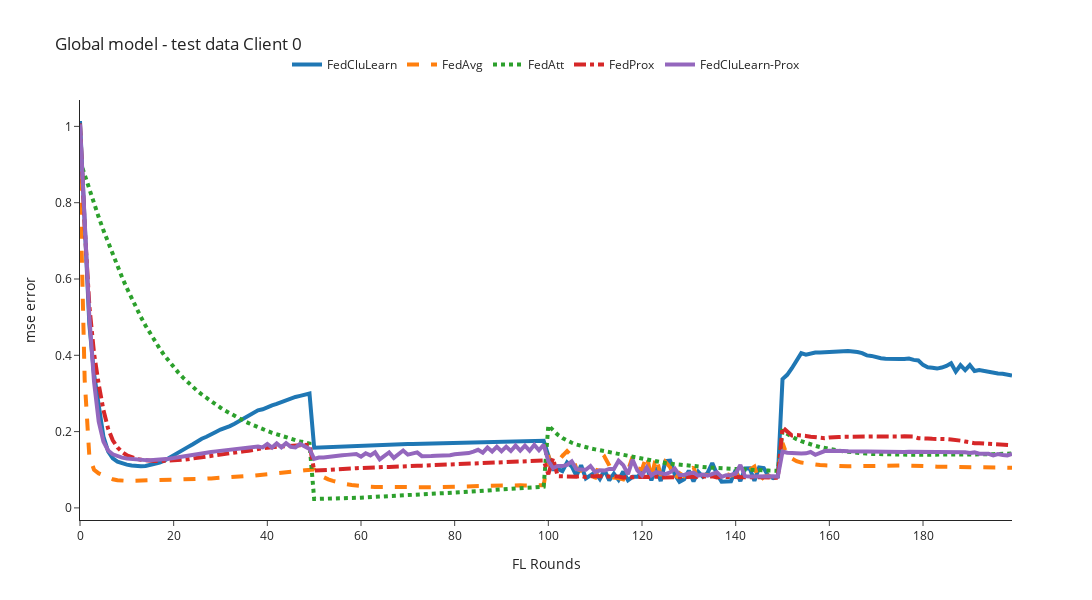
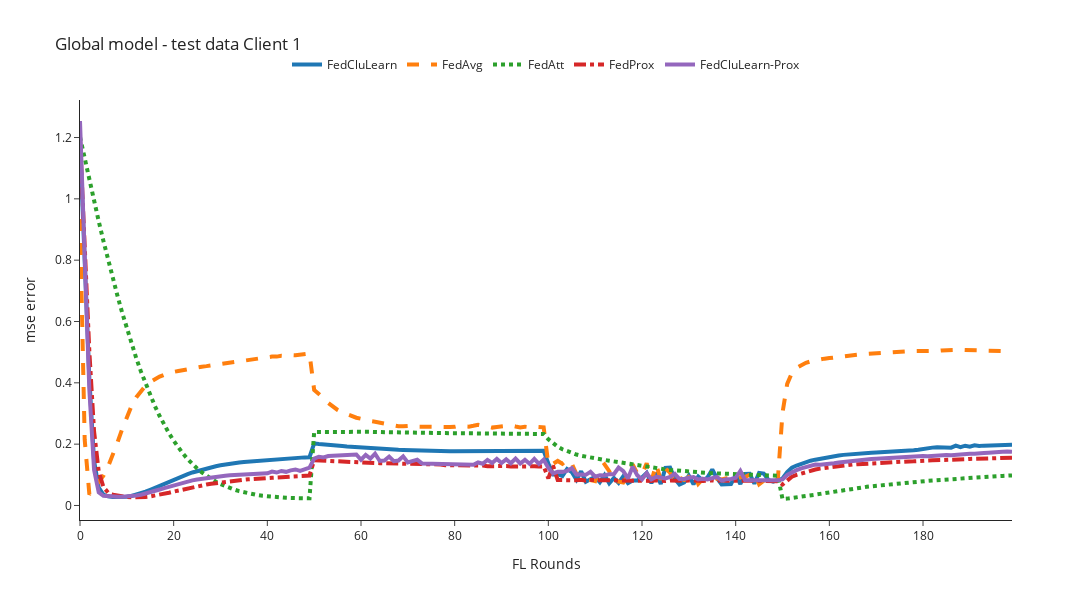

Here is the notebook cell these charts were saved with, in order:
### Code cell
mse_column='mse'
for client_id in [0,1,2]:
    n_rounds, y = preprocessing_results(filenames=global_filenames, client_id=client_id,mse_column=mse_column)
    plot_plotly(n_rounds, y, title=f'Global model - test data Client {client_id}', y_axis_title=f'{mse_column} error')

### Figure 1 — Plotly figure (JSON) as saved in the notebook; plotly's stock layout.template omitted (floating-point values rounded to 4 significant figures; data arrays with more than 128 entries replaced by an {"elided": "..."} marker saying what was removed)
{"data": [{"line": {"dash": "solid", "width": 4}, "mode": "lines", "name": "FedCluLearn", "type": "scatter", "x": {"elided": "201 int values"}, "y": {"elided": "200 float values"}}, {"line": {"dash": "dash", "width": 4}, "mode": "lines", "name": "FedAvg", "type": "scatter", "x": {"elided": "201 int values"}, "y": {"elided": "200 float values"}}, {"line": {"dash": "dot", "width": 4}, "mode": "lines", "name": "FedAtt", "type": "scatter", "x": {"elided": "201 int values"}, "y": {"elided": "200 float values"}}, {"line": {"dash": "dashdot", "width": 4}, "mode": "lines", "name": "FedProx", "type": "scatter", "x": {"elided": "201 int values"}, "y": {"elided": "200 float values"}}, {"line": {"dash": "solid", "width": 4}, "mode": "lines", "name": "FedCluLearn-Prox", "type": "scatter", "x": {"elided": "201 int values"}, "y": {"elided": "200 float values"}}], "layout": {"height": 600, "legend": {"orientation": "h", "x": 0.5, "xanchor": "center", "y": 1.05, "yanchor": "bottom"}, "title": {"text": "Global model - test data Client 0"}, "width": 1200, "xaxis": {"autorange": true, "range": [0, 199], "title": {"text": "FL Rounds"}, "type": "linear"}, "yaxis": {"autorange": true, "range": [-0.03171, 1.069], "title": {"text": "mse error"}, "type": "linear"}}}

### Figure 2 — Plotly figure (JSON) as saved in the notebook; plotly's stock layout.template omitted (floating-point values rounded to 4 significant figures; data arrays with more than 128 entries replaced by an {"elided": "..."} marker saying what was removed)
{"data": [{"line": {"dash": "solid", "width": 4}, "mode": "lines", "name": "FedCluLearn", "type": "scatter", "x": {"elided": "201 int values"}, "y": {"elided": "200 float values"}}, {"line": {"dash": "dash", "width": 4}, "mode": "lines", "name": "FedAvg", "type": "scatter", "x": {"elided": "201 int values"}, "y": {"elided": "200 float values"}}, {"line": {"dash": "dot", "width": 4}, "mode": "lines", "name": "FedAtt", "type": "scatter", "x": {"elided": "201 int values"}, "y": {"elided": "200 float values"}}, {"line": {"dash": "dashdot", "width": 4}, "mode": "lines", "name": "FedProx", "type": "scatter", "x": {"elided": "201 int values"}, "y": {"elided": "200 float values"}}, {"line": {"dash": "solid", "width": 4}, "mode": "lines", "name": "FedCluLearn-Prox", "type": "scatter", "x": {"elided": "201 int values"}, "y": {"elided": "200 float values"}}], "layout": {"height": 600, "legend": {"orientation": "h", "x": 0.5, "xanchor": "center", "y": 1.05, "yanchor": "bottom"}, "title": {"text": "Global model - test data Client 1"}, "width": 1200, "xaxis": {"autorange": true, "range": [0, 199], "title": {"text": "FL Rounds"}, "type": "linear"}, "yaxis": {"autorange": true, "range": [-0.04736, 1.322], "title": {"text": "mse error"}, "type": "linear"}}}
